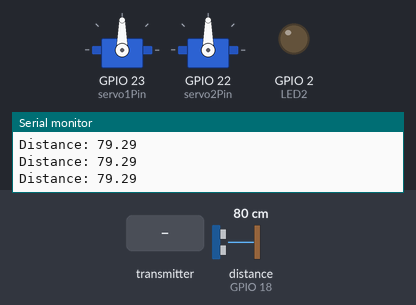
The program below on a simulated ESP32. Shown: 2 × servo, output pins drawn as LEDs (lit = HIGH), the last lines printed to the serial monitor. Wiring (inferred from the names in the program): ultrasonic range finder: trigger GPIO 19; echo GPIO 18. Inputs (shaded band) come from the test bench; at power-on: distance to the obstacle (sensor on GPIO 18) 80 cm. The echo pulse lasts 58.3 µs per cm; pins used as bus, display or sensor lines are not drawn.

Above: at 1.2 s.
1.3 s: distance to the obstacle (sensor on GPIO 18) set to 23 cm
2.8 s: distance to the obstacle (sensor on GPIO 18) set to 18 cm
At 3.6 s:
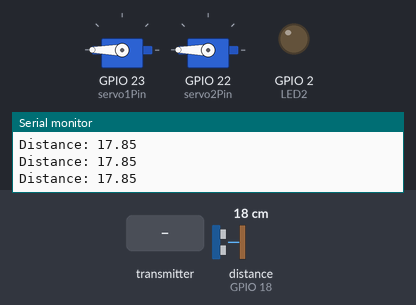
11.4 s: the transmitter starts sending trashPercent = 100
At 17.6 s:
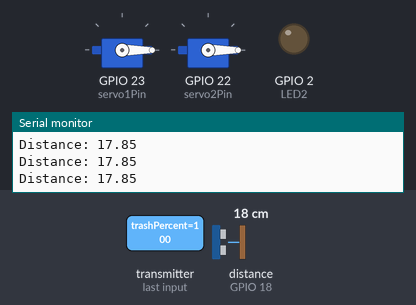
Timing chart, 0 to 17.9 s (numbered marks = the images above; inputs shaded):
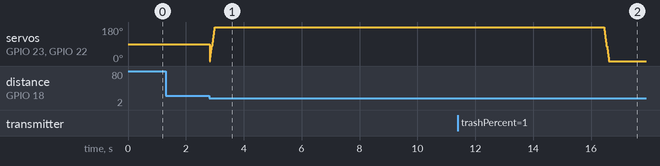

The program:

main.cpp
```cpp
#include <ESP32Servo.h>
#include <Arduino.h>
#include <esp_now.h>
#include <WiFi.h>
#include <HTTPClient.h>

#define LED2 2
#define DIGITAL_PIN 36

Servo servo1;
Servo servo2;
const int servo1Pin = 23;
const int servo2Pin = 22;
const int freq = 1000;
const int openTime = 5000; // 5 seconds
int servoPos = 0;

const int trigPin = 19;
const int echoPin = 18;

// define sound speed in cm/uS
#define SOUND_SPEED 0.034
#define CM_TO_INCH 0.393701

long duration;
float distanceCm;

uint8_t receiver_mac[] = {0x3C, 0x61, 0x05, 0x03, 0x9B, 0x14};

typedef struct struct_message { // สร้างตัวแปรแพ็จเกจแบบ struct
  int trashPercent;
  char message[32];
} struct_message;

struct_message incomingReading;
int trash_percent = 0;
void onDataReceived(const uint8_t *senderMac, const uint8_t *incomingData, int len)
{
  memcpy(&incomingReading, incomingData, sizeof(incomingReading));
  Serial.print("Received : ");
  Serial.println(incomingReading.trashPercent);
  Serial.println(incomingReading.message);

  trash_percent = incomingReading.trashPercent;
}

void setupWifi()
{
  WiFi.mode(WIFI_STA);
  WiFi.disconnect();

  if (esp_now_init() != ESP_OK)
  {
    Serial.println("Error initializing ESP-NOW");
    return;
  }
  else {
    Serial.println("ESP-NOW Initialized");
  }
  esp_now_register_recv_cb(onDataReceived);
}

void setupServo()
{
  ESP32PWM::allocateTimer(0);
  ESP32PWM::allocateTimer(1);
  ESP32PWM::allocateTimer(2);
  ESP32PWM::allocateTimer(3);

  servo1.setPeriodHertz(50);
  servo1.attach(servo1Pin, 1000, 2000);

  servo2.setPeriodHertz(50);
  servo2.attach(servo2Pin, 1000, 2000);
}

void setupUltraSonic()
{
  pinMode(trigPin, OUTPUT);
  pinMode(echoPin, INPUT);
}

void servoOn()
{
  for (servoPos = 0; servoPos <= 180; servoPos += 1)
  {
    servo1.write(servoPos);
    servo2.write(servoPos);
    delay(1);
  }
}

void servoOff()
{
  for (servoPos = 180; servoPos >= 0; servoPos -= 1)
  {
    servo1.write(servoPos);
    servo2.write(servoPos);
    delay(1);
  }
}

bool checkOpener()
{
  duration = pulseIn(echoPin, HIGH);
  distanceCm = duration * SOUND_SPEED / 2;

  Serial.printf("Distance: %.2f\n", distanceCm);

  if (distanceCm < 20)
  {
    return true;
  }
  return false;
}

void initUltraSonic()
{
  digitalWrite(trigPin, LOW);
  delayMicroseconds(2);
  // Sets the trigPin on HIGH state for 10 micro seconds
  digitalWrite(trigPin, HIGH);
  delayMicroseconds(10);
  digitalWrite(trigPin, LOW);
}

unsigned long time_to_close = 5;
unsigned long current_time;
bool isServoOn = false;


void setup()
{
  Serial.begin(9600);
  setupWifi();
  pinMode(LED2, OUTPUT);
  pinMode(DIGITAL_PIN, INPUT);

  setupUltraSonic();
  setupServo();
}

void loop()
{
  initUltraSonic();

  if (checkOpener() && trash_percent <= 70)
  {
    current_time = millis() + time_to_close * 1000;
    if (!isServoOn)
    {
      servoOn();
      isServoOn = true;
    }
  }

  if (millis() > current_time && isServoOn)
  {
    Serial.printf("%ul, %ul\n", current_time, millis());
    servoOff();
    isServoOn = false;
  }

}
```

Measured:
- the behaviour switches between 21 and 20 cm on distance to the obstacle (sensor on GPIO 18) (found by bisection; images 0 and 1)
- after the input at 11.4 s, servo on GPIO 23 (servo1Pin), servo on GPIO 22 (servo2Pin): moves from 180° to 0° over 0.18 s, starting after 5.0 s
